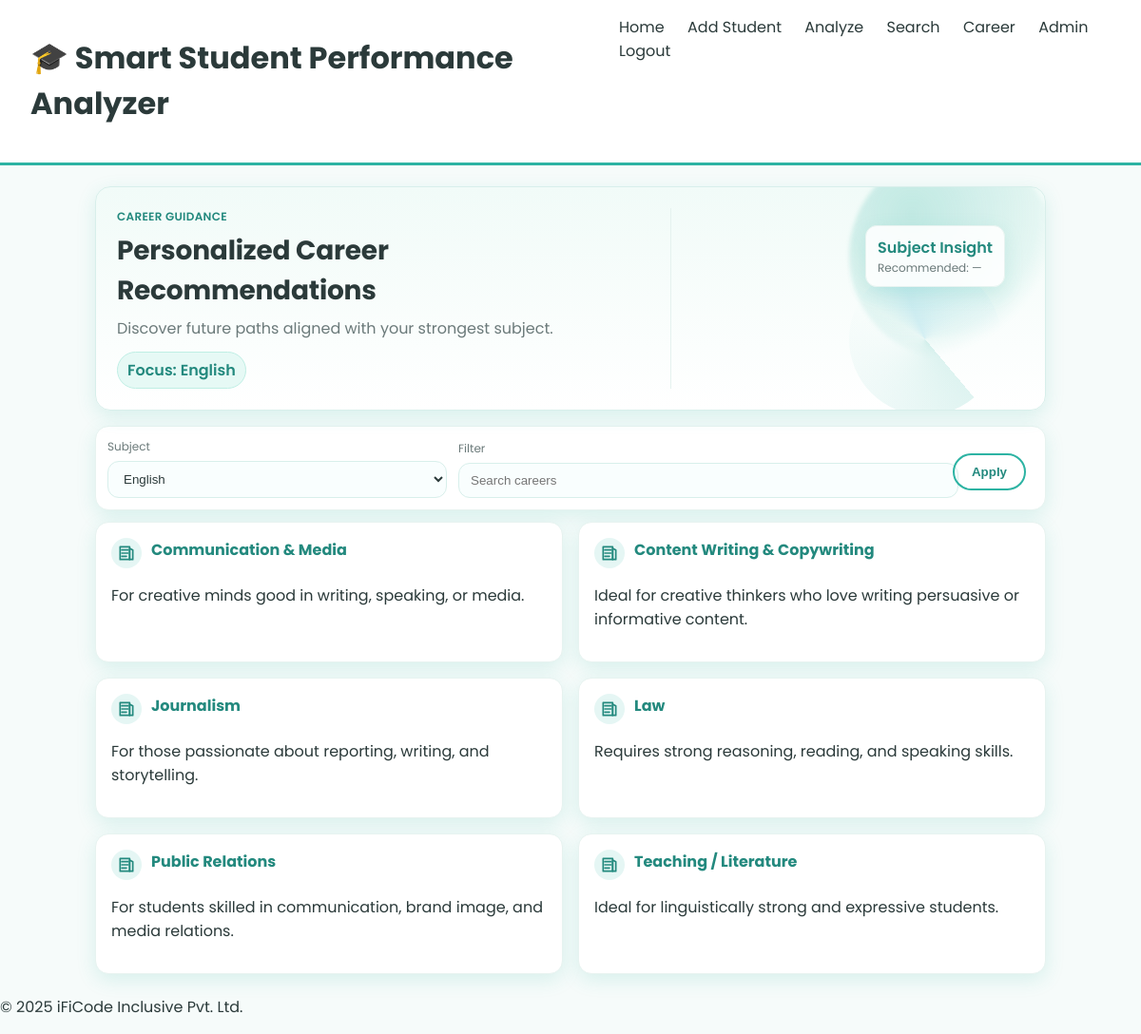
Page /career.php?subject=English on the committed database.
### tables this page shows
CREATE TABLE IF NOT EXISTS career_database (
  career_id INT AUTO_INCREMENT PRIMARY KEY,
  main_subject VARCHAR(50) NOT NULL,
  career_field VARCHAR(100) NOT NULL,
  description TEXT NOT NULL,
  INDEX idx_main_subject (main_subject)
);

### career.php (the view, shortened to what this page needs)
<?php
include('includes/db_connect.php');
include('includes/header.php');
$subjectParam = isset($_GET['subject']) ? trim($_GET['subject']) : '';
$q = isset($_GET['q']) ? trim($_GET['q']) : '';
$page = isset($_GET['page']) ? (int)$_GET['page'] : 1;
$page = max(1, $page);
$perPage = 8;
$recommendedSubject = '';
$allowedSubjects = ['Math','Science','English','Computer'];
$selectedSubject = '';
if ($subjectParam !== '') {
  $subjectParam = ucfirst(strtolower($subjectParam));
  if (in_array($subjectParam, $allowedSubjects, true)) {
    $selectedSubject = $subjectParam;
  }
}
$careers = null;
if ($selectedSubject !== '') {
  $subjectEsc = $conn->real_escape_string($selectedSubject);
  $where = "main_subject='{$subjectEsc}'";
  $offset = ($page - 1) * $perPage;
  $sql = "SELECT career_field, description FROM career_database WHERE {$where} ORDER BY career_field LIMIT {$perPage} OFFSET {$offset}";
  $careers = $conn->query($sql);
}
?>
<section class="page-wrap">
  <div class="career-hero">
    <div class="career-hero-content">
      <div class="career-eyebrow">Career Guidance</div>
      <h1 class="career-title">Personalized Career Recommendations</h1>
      <p class="career-subtitle">Discover future paths aligned with your strongest subject.</p>
      <div class="career-badges">
        <?php if ($selectedSubject !== ''): ?>
          <span class="chip chip-primary">Focus: <?php echo htmlspecialchars($selectedSubject); ?></span>
        <?php else: ?>
          <span class="chip">Choose a subject to explore careers</span>
        <?php endif; ?>
      </div>
    </div>
    <div class="career-hero-visual">
      <div class="career-ring"></div>
      <div class="career-card-mini">
        <div class="mini-title">Subject Insight</div>
        <div class="mini-sub">Recommended: <?php echo $recommendedSubject ? htmlspecialchars($recommendedSubject) : '—'; ?></div>
      </div>
    </div>
  </div>
  <div class="career-toolbar">
    <form method="get" class="toolbar-form" action="career.php">
      <label>
        <span class="toolbar-label">Subject</span>
        <select name="subject" aria-label="Subject">
          <?php foreach ($allowedSubjects as $sub): ?>
            <option value="<?php echo $sub; ?>" <?php echo ($selectedSubject === $sub) ? 'selected' : ''; ?>><?php echo $sub; ?></option>
          <?php endforeach; ?>
        </select>
      </label>
      <label>
        <span class="toolbar-label">Filter</span>
        <input type="text" name="q" value="<?php echo htmlspecialchars($q); ?>" placeholder="Search careers" aria-label="Search careers">
      </label>
      <button type="submit" class="btn btn-outline">Apply</button>
    </form>
  </div>
  <?php if ($selectedSubject !== ''): ?>
    <div class="career-grid">
      <?php if ($careers && $careers->num_rows > 0): ?>
        <?php while ($c = $careers->fetch_assoc()): ?>
          <div class="career-card">
            <div class="card-head">
              <span class="career-icon">
                <?php
                  $icon = '';
                  switch ($selectedSubject) {
                    case 'English':
                      $icon = '<svg viewBox="0 0 24 24" xmlns="http://www.w3.org/2000/svg" fill="none" stroke="currentColor" stroke-width="2" stroke-linecap="round" stroke-linejoin="round"><path d="M4 4h12v16H4z"></path><path d="M16 6l4 2v12h-4z"></path><path d="M6 8h8M6 12h8M6 16h6"></path></svg>';
                      break;
                  }
                  echo $icon;
                ?>
              </span>
              <div class="career-field"><?php echo htmlspecialchars($c['career_field']); ?></div>
            </div>
            <p class="career-desc"><?php echo htmlspecialchars($c['description']); ?></p>
          </div>
        <?php endwhile; ?>
      <?php else: ?>
        <div class="no-results">No career suggestions available for <?php echo htmlspecialchars($selectedSubject); ?>.</div>
      <?php endif; ?>
    </div>
  <?php endif; ?>
</section>
<?php include('includes/footer.php'); ?>

### assets/css/style.css (style rules this page uses)
:root { --accent: #2DB3A3; --accent-dark: #23897E; --bg: #f6fbfa; --card: #ffffff; --text: #2b3a3a; --muted: #6b7a7a; --shadow: 0 6px 20px rgba(45, 179, 163, 0.15); }
body { font-family: 'Poppins', sans-serif; margin: 0; background: var(--bg); color: var(--text); }
.btn.btn-outline { background: transparent; color: var(--accent-dark); border: 2px solid var(--accent); }
.btn { display: inline-block; margin: 8px; padding: 10px 18px; border-radius: 24px; background: var(--accent); color: #fff; text-decoration: none; font-weight: 600; transition: transform 0.2s ease, background 0.2s ease; border: none; cursor: pointer; }

### assets/css/career.css (style rules this page uses)
.page-wrap { max-width: 1000px; margin: 22px auto; padding: 0 16px; }
.career-hero { display: grid; grid-template-columns: 1.2fr 0.8fr; gap: 24px; background: linear-gradient(180deg, #f1fbf8 0%, #ffffff 100%); border: 1px solid #d8efeb; border-radius: 16px; box-shadow: var(--shadow); padding: 22px; margin-bottom: 16px; position: relative; overflow: hidden; }
.career-hero-content { position: relative; z-index: 1; }
.career-eyebrow { color: var(--accent-dark); font-weight: 600; letter-spacing: 0.3px; text-transform: uppercase; font-size: 12px; margin-bottom: 6px; }
.career-title { margin: 0; font-size: 28px; color: var(--text); letter-spacing: -0.2px; }
.career-subtitle { margin: 6px 0 12px; color: var(--muted); }
.career-badges { display: flex; flex-wrap: wrap; gap: 10px; }
.chip { display: inline-flex; align-items: center; gap: 8px; padding: 6px 10px; border-radius: 999px; background: #f6fbfa; border: 1px solid #e0f3ef; color: var(--text); font-weight: 600; }
.chip-primary { background: #e6f9f5; border-color: #bfeee4; color: var(--accent-dark); }
.career-hero-visual { position: relative; min-height: 140px; border-left: 1px solid #e5f2ef; }
.career-ring { position: absolute; width: 160px; height: 160px; right: 24px; bottom: -28px; border-radius: 50%; background: conic-gradient(from 140deg, rgba(45,179,163,0.15), rgba(45,179,163,0.0) 45%, rgba(91,192,235,0.15) 55%, rgba(91,192,235,0.0) 85%); }
.career-card-mini { position: absolute; right: 20px; top: 18px; background: rgba(255,255,255,0.88); backdrop-filter: blur(6px); border: 1px solid #e7f3f0; border-radius: 12px; padding: 10px 12px; box-shadow: var(--shadow); }
.mini-title { font-weight: 600; color: var(--accent-dark); }
.mini-sub { font-size: 12px; color: var(--muted); }
.career-grid { display: grid; grid-template-columns: 1fr 1fr; gap: 16px; }
.career-card { background: var(--card); border: 1px solid #e7f3f0; border-radius: 14px; padding: 16px; box-shadow: var(--shadow); transition: transform 0.2s ease, box-shadow 0.2s ease, border-color 0.2s ease; }
.card-head { display: grid; grid-template-columns: auto 1fr; gap: 10px; align-items: center; margin-bottom: 6px; }
.career-icon { width: 32px; height: 32px; border-radius: 50%; display: inline-flex; align-items: center; justify-content: center; background: rgba(45, 179, 163, 0.12); color: var(--accent-dark); }
.career-icon svg { width: 20px; height: 20px; }
.career-field { font-weight: 700; color: var(--accent-dark); margin-bottom: 6px; }
.career-desc { color: var(--text); }
.career-toolbar { max-width: 1000px; margin: 0 auto 12px; }
.toolbar-form { background: var(--card); border: 1px solid #e7f3f0; border-radius: 14px; padding: 12px; box-shadow: var(--shadow); display: grid; grid-template-columns: 1fr 1.4fr auto; gap: 12px; align-items: end; }
.toolbar-form label { display: grid; gap: 6px; }
.toolbar-label { font-size: 12px; color: var(--muted); }
.toolbar-form select, .toolbar-form input[type="text"] { width: 100%; padding: 10px 12px; border: 1px solid #d8efeb; border-radius: 12px; background: #f9fefe; color: var(--text); outline: none; }

### rows in the picture
career_database: career_field "Communication & Media", description "For creative minds good in writing, speaking, or media."
career_database: career_field "Content Writing & Copywriting", description "Ideal for creative thinkers who love writing persuasive or informative content."
career_database: career_field "Journalism", description "For those passionate about reporting, writing, and storytelling."
career_database: career_field "Law", description "Requires strong reasoning, reading, and speaking skills."
career_database: career_field "Public Relations", description "For students skilled in communication, brand image, and media relations."
career_database: career_field "Teaching / Literature", description "Ideal for linguistically strong and expressive students."

### other values in the picture
$selectedSubject "English"
form field subject "English"
